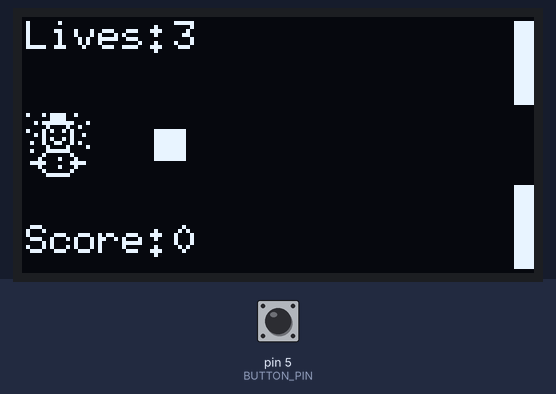
A sketch run on a simulated Arduino Uno, built with avr-gcc and run on an emulated ATmega328P. Shown: 128×64 one-colour display. The inputs (shaded band) are chosen by the test bench; at power-on: pin 5 (BUTTON_PIN) HIGH. Random numbers use the default seed unless the sketch sets one.

Above: at 4.2 s.
4.3 s: pin 5 (BUTTON_PIN) pulled LOW for 3.2 s
At 8.6 s:
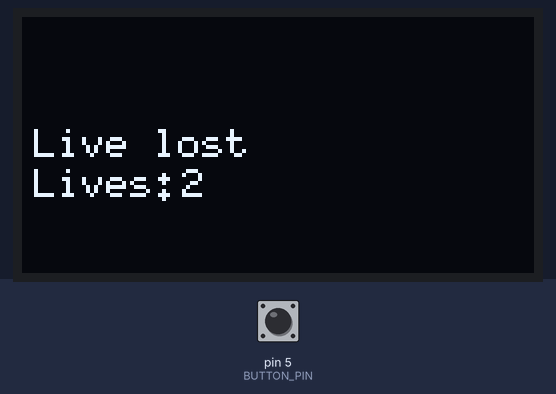
9.0 s: pin 5 (BUTTON_PIN) pulled LOW for 0.15 s
At 9.12 s:
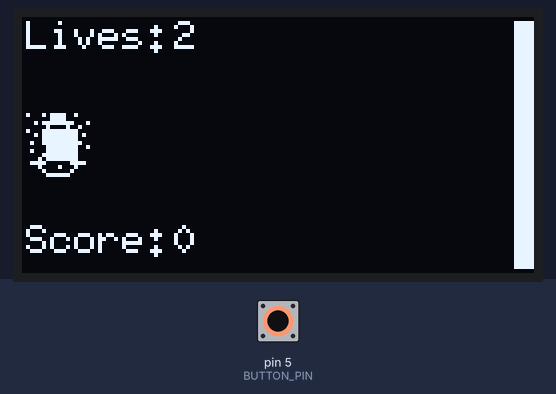
9.7 s: pin 5 (BUTTON_PIN) pulled LOW for 1 s
At 9.83 s:
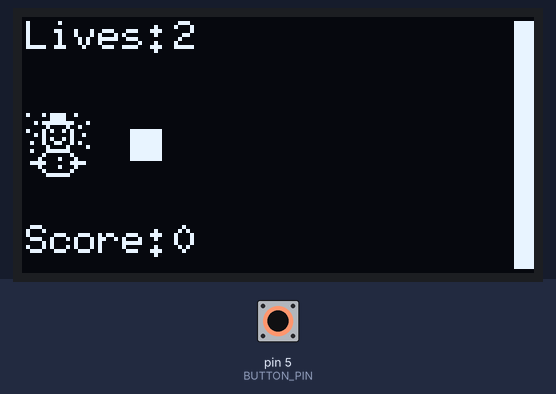
11.3 s: pin 5 (BUTTON_PIN) pulled LOW for 3.2 s
At 19.5 s:
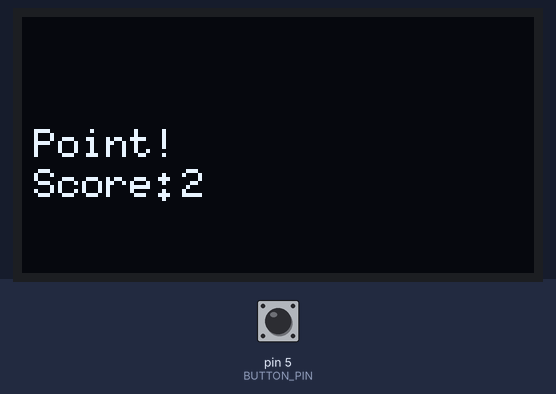

The sketch:

SnowballerCode.ino
```cpp
#include <U8g2lib.h>
#include <Wire.h>
#include <Arduino.h>

#define SCREEN_WIDTH 128
#define SCREEN_HEIGHT 64

U8G2_SH1106_128X64_NONAME_F_HW_I2C u8g2(U8G2_R0,U8X8_PIN_NONE);

int bx = 0;
int bradius = 4 ;
int score = 0;
int lives = 3;
int ballval= random(2);
int bspeed = 2;
int gunLength = 15;
int BUTTON_PIN = 5;
float bs = 3.0;

void setup() {
  // put your setup code here, to run once:
  u8g2.begin();
  pinMode(BUTTON_PIN, INPUT);
  randomSeed(analogRead(A0));
  u8g2.clearBuffer();
  u8g2.setFont(u8g2_font_6x10_tf);
  u8g2.drawStr(3,35,"Welcome To:");
  u8g2.drawStr(3,45,"Snowballer");
  u8g2.sendBuffer();
  delay(3000);
}

void loop() {
  u8g2.clearBuffer();
  u8g2.firstPage();

  u8g2.setFont(u8g2_font_unifont_t_symbols);
  u8g2.drawGlyph(1, 38, 0x2603);  /* dec 9731/hex 2603 Snowman */

  u8g2.setFont(u8g2_font_6x10_tf);
  u8g2.drawStr(1,8,"Lives:");
  u8g2.setCursor(38,8);
  u8g2.print(lives);
  u8g2.drawStr(1,59,"Score:");
  u8g2.setCursor(38,59);
  u8g2.print(score);


  Serial.println(digitalRead(BUTTON_PIN));  //debugging
  if(lives ==0){
    u8g2.clearBuffer();
    u8g2.setFont(u8g2_font_6x10_tf);
    u8g2.drawStr(3,35,"Game Over!");
    u8g2.drawStr(3,45,"Score:");
    u8g2.setCursor(40,45);
    u8g2.print(score);

    u8g2.sendBuffer();

    return;
  }

  if(bx <= 125 && bx >= 99){
    bx = bx + bs;
    if (ballval == 1){
      u8g2.drawDisc(bx,32, bradius);
    }else if(ballval==0){
      u8g2.drawCircle(bx,32,bradius);
    }
  }else if (bx < 99){
    bx = bx  + bs;
    u8g2.drawBox(bx,28,8,8);
  }

  int value1 = digitalRead(BUTTON_PIN);

  if(digitalRead(BUTTON_PIN) == 1){
    u8g2.drawBox(123, 1, 5, 21);
    u8g2.drawBox(123, 42, 5, 21);
  }else if(value1 == 0){
    u8g2.drawBox(123, 1, 5, 21);
    u8g2.drawBox(123, 21, 5, 21);
    u8g2.drawBox(123, 42, 5, 21);
  }
  u8g2.sendBuffer();
  if(bx >= 125){
    if(digitalRead(BUTTON_PIN) == ballval){
      score = score + 1;
      u8g2.clearBuffer();
      u8g2.setFont(u8g2_font_6x10_tf);
      u8g2.drawStr(3,35,"Point!");
      u8g2.drawStr(3,45,"Score:");
      u8g2.setCursor(40,45);
      u8g2.print(score);
      u8g2.sendBuffer();
      ballval= random(2);
      bx = 0;
      bs = bs + 0.2;
      delay(1500);
    }else{
      lives = lives - 1;
      u8g2.clearBuffer();
      u8g2.setFont(u8g2_font_6x10_tf);
      u8g2.drawStr(3,35,"Live lost");
      u8g2.drawStr(3,45,"Lives:");
      u8g2.setCursor(40,45);
      u8g2.print(lives);
      u8g2.sendBuffer();
      ballval = random(2);
      bx = 0;
      delay(1500);
    }
  }
  delay(50);

}
```
